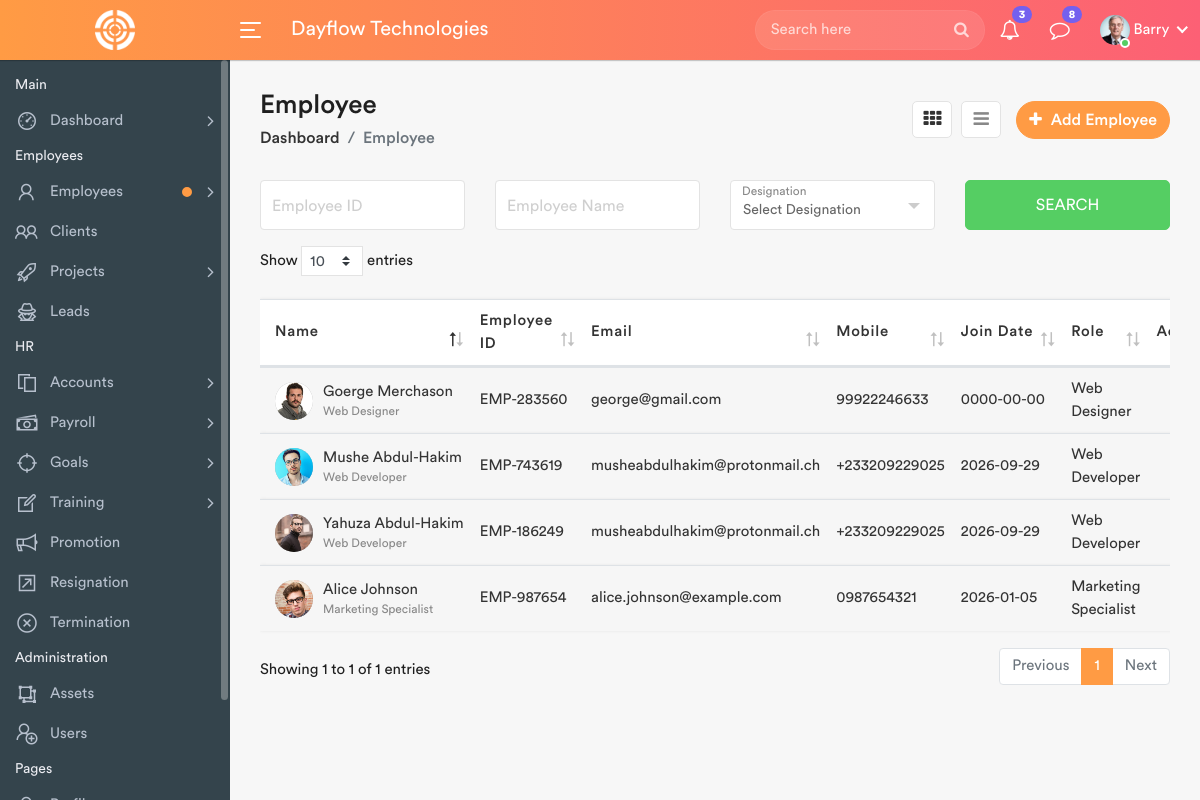
The app's page /employees-list.php (signed in) with its own data.
### tables this page shows
CREATE TABLE `users` (
  `id` int(11) NOT NULL,
  `FirstName` varchar(200) NOT NULL,
  `LastName` varchar(200) NOT NULL,
  `UserName` varchar(200) NOT NULL,
  `Email` varchar(100) NOT NULL,
  `Password` varchar(200) NOT NULL,
  `Phone` varchar(20) NOT NULL,
  `Address` varchar(200) NOT NULL,
  `Picture` varchar(255) NOT NULL,
  `dateTime` datetime NOT NULL DEFAULT current_timestamp()
);

CREATE TABLE `employees` (
  `id` int(11) NOT NULL,
  `FirstName` varchar(100) NOT NULL,
  `LastName` varchar(100) NOT NULL,
  `UserName` varchar(20) NOT NULL,
  `Email` varchar(100) NOT NULL,
  `Password` varchar(255) NOT NULL,
  `Employee_Id` varchar(50) NOT NULL,
  `Phone` varchar(20) NOT NULL,
  `Department` varchar(255) NOT NULL,
  `Designation` varchar(255) NOT NULL,
  `Joining_Date` date NOT NULL DEFAULT current_timestamp(),
  `Picture` varchar(200) NOT NULL,
  `DateTime` datetime NOT NULL DEFAULT current_timestamp()
);

### employees-list.php (the view, shortened to what this page needs)
<?php
	include_once("includes/functions.php");
 ?>
<!DOCTYPE html>
<html lang="en">
    <head>
        <link rel="stylesheet" href="assets/css/bootstrap.min.css">
        <link rel="stylesheet" href="assets/css/font-awesome.min.css">
        <link rel="stylesheet" href="assets/css/line-awesome.min.css">
		<link rel="stylesheet" href="assets/css/dataTables.bootstrap4.min.css">
		<link rel="stylesheet" href="assets/css/select2.min.css">
		<link rel="stylesheet" href="assets/css/bootstrap-datetimepicker.min.css">
        <link rel="stylesheet" href="assets/css/style.css">
    </head>
    <body>
        <div class="main-wrapper">
			<?php include_once("includes/header.php");?>
            <?php include_once("includes/sidebar.php");?>
            <div class="page-wrapper">
                <div class="content container-fluid">
					<div class="page-header">
						<div class="row align-items-center">
							<div class="col">
								<h3 class="page-title">Employee</h3>
								<ul class="breadcrumb">
									<li class="breadcrumb-item"><a href="index.php">Dashboard</a></li>
									<li class="breadcrumb-item active">Employee</li>
								</ul>
							</div>
							<div class="col-auto float-right ml-auto">
								<a href="#" class="btn add-btn" data-toggle="modal" data-target="#add_employee"><i class="fa fa-plus"></i> Add Employee</a>
								<div class="view-icons">
									<a href="employees.php" title="Grid View" class="grid-view btn btn-link active"><i class="fa fa-th"></i></a>
									<a href="employees-list.php" title="Tabular View" class="list-view btn btn-link"><i class="fa fa-bars"></i></a>
								</div>
							</div>
						</div>
					</div>
					<div class="row filter-row">
						<div class="col-sm-6 col-md-3">
							<div class="form-group form-focus">
								<input type="text" class="form-control floating">
								<label class="focus-label">Employee ID</label>
							</div>
						</div>
						<div class="col-sm-6 col-md-3">
							<div class="form-group form-focus">
								<input type="text" class="form-control floating">
								<label class="focus-label">Employee Name</label>
							</div>
						</div>
						<div class="col-sm-6 col-md-3">
							<div class="form-group form-focus select-focus">
								<label class="focus-label">Designation</label>
							</div>
						</div>
						<div class="col-sm-6 col-md-3">
							<a href="#" class="btn btn-success btn-block"> Search </a>
						</div>
                    </div>
					<div class="row">
						<div class="col-md-12">
							<div class="table-responsive">
								<table class="table table-striped custom-table datatable">
									<thead>
										<tr>
											<th>Name</th>
											<th>Employee ID</th>
											<th>Email</th>
											<th>Mobile</th>
											<th class="text-nowrap">Join Date</th>
											<th>Role</th>
											<th class="text-right no-sort">Action</th>
										</tr>
									</thead>
									<?php
										$sql = "SELECT * FROM employees";
										$query = $dbh->prepare($sql);
										$query->execute();
										$results=$query->fetchAll(PDO::FETCH_OBJ);
										if($query->rowCount() > 0)
										{
										foreach($results as $row)
										{
									?>
									<tbody>
										<tr>
											<td>
												<h2 class="table-avatar">
													<a href="profile.php" class="avatar"><img alt="picture" src="employees/<?php echo htmlentities($row->Picture);?>"></a>
													<a href="profile.php"><?php echo htmlentities($row->FirstName)." ".htmlentities($row->LastName); ?><span><?php echo htmlentities($row->Designation);?></span></a>
												</h2>
											</td>
											<td><?php echo htmlentities($row->Employee_Id);?></td>
											<td><?php echo htmlentities($row->Email);?></td>
											<td><?php echo htmlentities($row->Phone);?></td>
											<td><?php echo htmlentities($row->Joining_Date);?></td>
											<td><?php echo htmlentities($row->Designation);?></td>
											<td class="text-right">
												<div class="dropdown dropdown-action">
												</div>
											</td>
										</tr>
									</tbody>
									<?php $cnt +=1;
										}
									}?>
								</table>
							</div>
						</div>
					</div>
                </div>
            </div>
        </div>
    </body>
</html>

### includes/header.php (shortened to what this page needs)
<div class="header">
	<div class="header-left">
		<a href="index.php" class="logo">
			<img src="assets/img/logo.png" width="40" height="40" alt="">
		</a>
	</div>
	<a id="toggle_btn" href="javascript:void(0);">
		<span class="bar-icon">
			<span></span>
			<span></span>
			<span></span>
		</span>
	</a>
	<div class="page-title-box">
		<h3>Dayflow Technologies</h3>
	</div>
	<ul class="nav user-menu">
		<li class="nav-item">
			<div class="top-nav-search">
				<form action="search.php">
					<input class="form-control" type="text" placeholder="Search here">
					<button class="btn" type="submit"><i class="fa fa-search"></i></button>
				</form>
			</div>
		</li>
		<li class="nav-item dropdown">
			<a href="#" class="dropdown-toggle nav-link" data-toggle="dropdown">
				<i class="fa fa-bell-o"></i> <span class="badge badge-pill">3</span>
			</a>
		</li>
		<li class="nav-item dropdown">
			<a href="#" class="dropdown-toggle nav-link" data-toggle="dropdown">
				<i class="fa fa-comment-o"></i> <span class="badge badge-pill">8</span>
			</a>
		</li>
		<?php
		$sql = "SELECT * from users";
		$query = $dbh -> prepare($sql);
		$query->execute();
		$result=$query->fetch(PDO::FETCH_OBJ);
		?>
		<li class="nav-item dropdown has-arrow main-drop">
			<a href="#" class="dropdown-toggle nav-link" data-toggle="dropdown">
				<span class="user-img"><img src="./profiles/<?php echo htmlentities($result->Picture);?>" alt="User Picture">
				<span class="status online"></span></span>
				<span><?php echo htmlentities(ucfirst($_SESSION['userlogin']));?></span>
			</a>
		</li>
	</ul>
</div>

### records on screen
users: Picture (picture)
employees: Picture (picture), FirstName "Goerge", LastName "Merchason", Designation "Web Designer", Employee_Id "EMP-283560", Email "george@gmail.com", Phone "99922246633", Joining_Date "0000-00-00"
employees: Picture (picture), FirstName "Mushe", LastName "Abdul-Hakim", Designation "Web Developer", Employee_Id "EMP-743619", Email "musheabdulhakim@protonmail.ch", Phone "+233209229025", Joining_Date "2026-09-29"
employees: Picture (picture), FirstName "Yahuza", LastName "Abdul-Hakim", Designation "Web Developer", Employee_Id "EMP-186249", Email "musheabdulhakim@protonmail.ch", Phone "+233209229025", Joining_Date "2026-09-29"
employees: Picture (picture), FirstName "Alice", LastName "Johnson", Designation "Marketing Specialist", Employee_Id "EMP-987654", Email "alice.johnson@example.com", Phone "0987654321", Joining_Date "2026-01-05"

### other values on screen
$_SESSION['userlogin'] "Barry"
